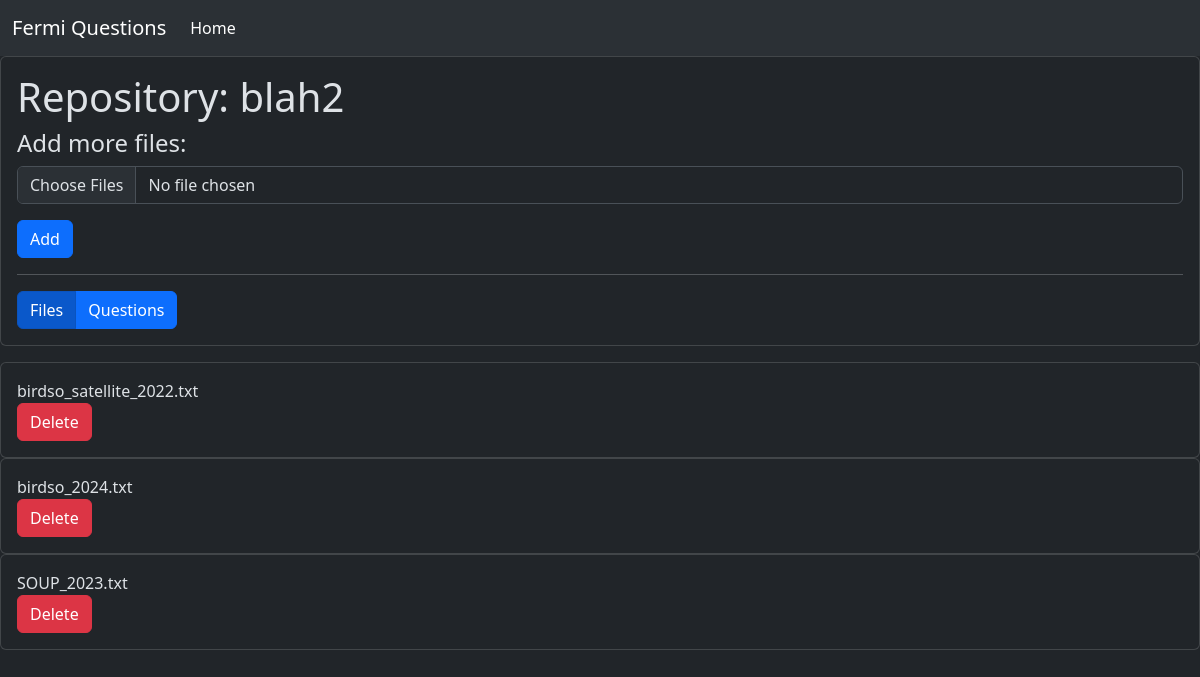
Page /view-repository/2/ on the earlier database version.
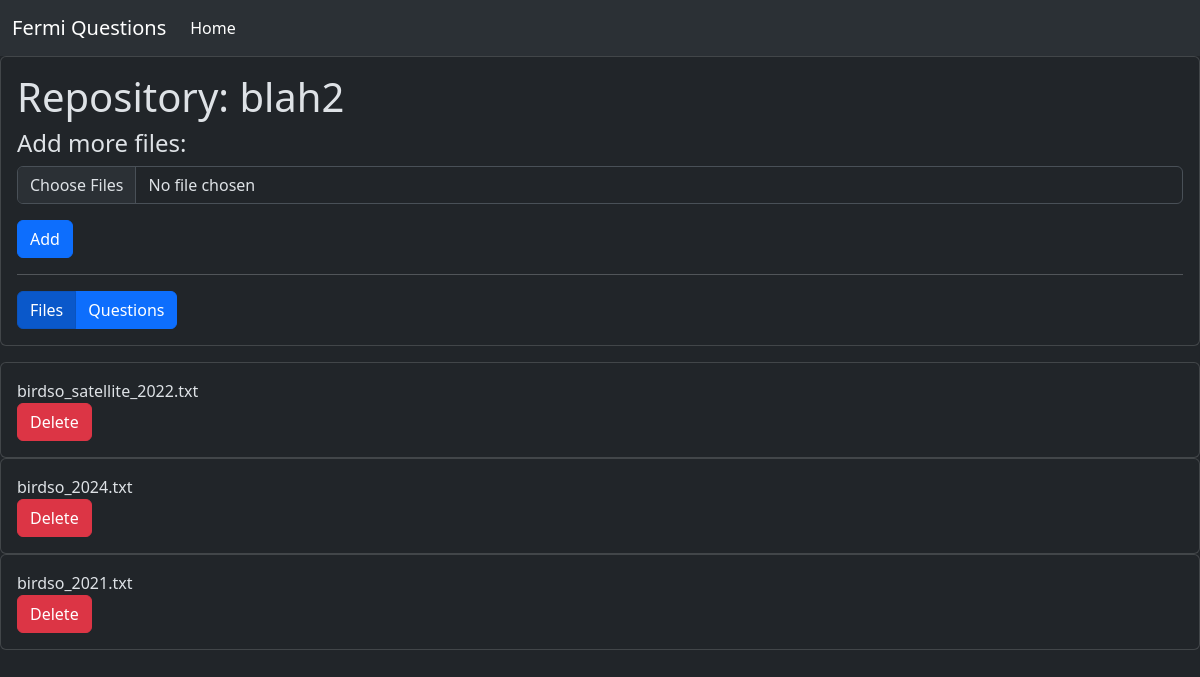
Same page on the later database version.
### data/models.py (models this page shows)
class Repository(models.Model):
    name=models.CharField(max_length=500)

class File(models.Model):
    repository = models.ForeignKey(Repository, on_delete=models.CASCADE)
    name=models.CharField(max_length=500)

### data/views.py (the view, shortened to what this page needs)
# urls.py: path('view-repository/<str:pk>/', views.repository_view, name='repository_view'),
def repository_view(request, pk):
    repository = get_object_or_404(Repository, id=pk)
    repository_files = File.objects.filter(repository = repository)
    print(repository_files)
    form = AddFilesToRepositoryForm(request.POST or None, request.FILES or None)
    context = {
        "repository" : repository,
        "repository_files" : repository_files,
        "form" : form,
    }
    return render(request, "data/repository_view.html", context)

### data/forms.py
class AddFilesToRepositoryForm(forms.Form):
    file_field = MultipleFileField(label = "", validators=[validate_file_extension])

### data/templates/data/repository_view.html (shortened to what this page needs)
{% extends "base.html" %}
{% load crispy_forms_tags %}
{% block bodycontent %}
    <div class="card">
        <div class="card-body">
            <h1>Repository: {{repository.name}}</h1>
            <h4>Add more files:</h4>
            <form method="POST" enctype="multipart/form-data">
                {{ form|crispy}}
                <input type="submit" value="Add" class="btn btn-primary">
            </form>
            <hr>
            <div class="btn-group">
                <a href="{% url 'repository_view' repository.id %}" class="btn btn-primary active" aria-current="page">Files</a>
                <a href="{% url 'repository_view_w_questions' repository.id %}" class="btn btn-primary">Questions</a>
            </div>
        </div>
    </div>
    <p id="info-block">
        <div id="files-block">
        {% for f in repository_files %}
        <div class="card">
            <div class="card-body">
            {{f.name}}
            <form class="delete-file-form" method="post" action="{% url 'delete_file' %}">
                <input type="submit" class="btn btn-danger" value="Delete"/>
            </form>
            </div>
        </div>
        {% endfor %}
    </div>
    </p>
{% endblock %}

### templates/base.html (shortened to what this page needs)
<!DOCTYPE html>
<html data-bs-theme="dark">
    <head>
        <link href="https://cdn.jsdelivr.net/npm/bootstrap@5.3.2/dist/css/bootstrap.min.css" rel="stylesheet">
    </head>
    <body>
        <nav class="navbar navbar-expand-lg bg-body-tertiary">
            <div class="container-fluid">
              <a class="navbar-brand" href="{% url 'home' %}">Fermi Questions</a>
              <div class="collapse navbar-collapse" id="navbarSupportedContent">
                <ul class="navbar-nav me-auto mb-2 mb-lg-0">
                  <li class="nav-item">
                    <a class="nav-link active" aria-current="page" href="{% url 'home' %}">Home</a>
                  </li>
                </ul>
              </div>
            </div>
          </nav>
        {% block bodycontent %}{% endblock %}
    </body>
</html>

Differences in the rows shown:
removed File: name "SOUP_2023.txt"
added File: name "birdso_2021.txt"
